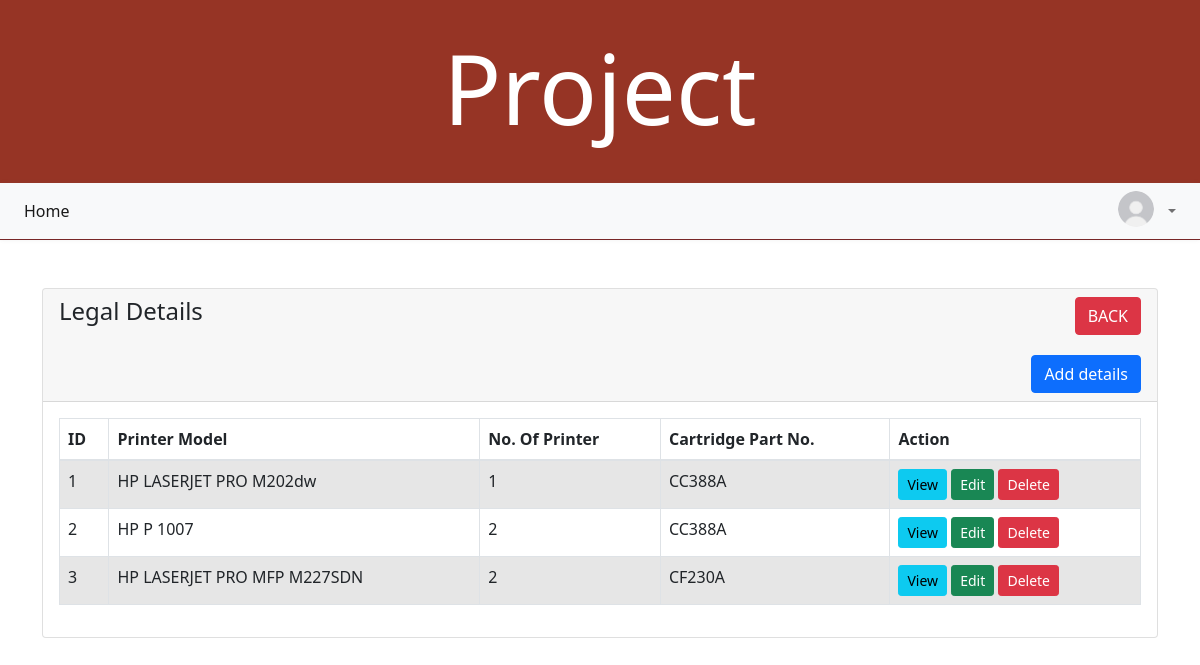
/legalindex.php, run on the app's committed database.
### tables this page shows
CREATE TABLE `legals` (
  `id` int(11) NOT NULL,
  `printer` varchar(190) NOT NULL,
  `number` varchar(191) NOT NULL,
  `part` varchar(191) NOT NULL,
  `issued` varchar(191) NOT NULL
);

### legalindex.php (the view, shortened to what this page needs)
<?php
    require 'sectiondbcon.php';
?>
<!DOCTYPE html>
<html>
    <head>
        <link rel="stylesheet" href="https://stackpath.bootstrapcdn.com/bootstrap/4.5.0/css/bootstrap.min.css">
    </head>
    <body>
      <div class="header">
        <h1 style="font-size:8vw;">Project</h1>
      </div>
      <nav class="navbar navbar-expand-xl navbar-light bg-light">
		<div class="navbar-nav">
       <a href="adminlogin.php" class="nav-item nav-link active" > <i class="fa fa-fw fa-home"></i> Home</a>
			</div>
		<div class="navbar-nav ml-auto">
			<div class="nav-item dropdown">
				<a href="#" data-toggle="dropdown" class="nav-link dropdown-toggle user-action"><img src="logopro.jpeg" class="avatar" alt="Avatar"> <?php  if (isset($_SESSION['user'])) : ?>
				<?php endif ?> <b class="caret"></b></a>
			</div>
		</div>
</nav>
<br>
    </body>
</html>
<!doctype html>
<html lang="en">
  <head>
    <link href="https://cdn.jsdelivr.net/npm/bootstrap@5.1.3/dist/css/bootstrap.min.css" rel="stylesheet">
</head>
<body>
    <div class="container mt-4">
        <div class="row">
            <div class="col-md-12">
                <div class="card">
                    <div class="card-header">
                        <h4>Legal Details
                        <a href="sectionindex.php" class="btn btn-danger float-end">BACK</a>
                        <br>
                        <br>
                        <a href="legal-create.php" class="btn btn-primary float-end">Add details</a>
                        </h4>
                    </div>
                    <div class="card-body">
                        <table class="table table-bordered table-striped">
                            <thead>
                                <tr>
                                    <th>ID</th>
                                    <th>Printer Model</th>
                                    <th>No. Of Printer</th>
                                    <th>Cartridge Part No.</th>
                                    <th>Action</th>
                                </tr>
                            </thead>
                            <tbody>
                                <?php
                                    $query = "SELECT * FROM legals";
                                    $query_run = mysqli_query($con, $query);
                                    if(mysqli_num_rows($query_run) > 0)
                                    {
                                        foreach($query_run as $data)
                                        {
                                            ?>
                                            <tr>
                                                <td><?= $data['id']; ?></td>
                                                <td><?= $data['printer']; ?></td>
                                                <td><?= $data['number']; ?></td>
                                                <td><?= $data['part']; ?></td>
                                                <td>
                                                    <a href="legal-view.php?id=<?= $data['id']; ?>" class="btn btn-info btn-sm">View</a>
                                                    <a href="legal-edit.php?id=<?= $data['id']; ?>" class="btn btn-success btn-sm">Edit</a>
                                                    <form action="legalcode.php" method="POST" class="d-inline">
                                                        <button type="submit" name="delete" value="<?=$data['id'];?>" class="btn btn-danger btn-sm">Delete</button>
                                                    </form>
                                                </td>
                                            </tr>
                                            <?php
                                        }
                                    }
                                    else
                                    {
                                        echo "<h5> No Record Found </h5>";
                                    }
                                ?>
                            </tbody>
                        </table>
                    </div>
                </div>
            </div>
        </div>
    </div>
</body>
</html>

### legalindex.php (style rules this page uses)
body { font-family: Arial; margin: 0; }
.header { padding: 30px; text-align: center; background: #963425; color: white; }
body { background: #d7d3d3; }
.navbar { background: rgb(79, 23, 23); padding-left: 16px; padding-right: 16px; border-bottom: 1px solid #782626; box-shadow: 0 0 4px rgba(109, 101, 101, 0.1); }
.nav-link img { border-radius: 50%; width: 36px; height: 36px; margin: -8px 0; float: left; margin-right: 10px; }

### data on the page
legals: id "1", printer "HP LASERJET PRO M202dw", number "1", part "CC388A"
legals: id "2", printer "HP P 1007", number "2", part "CC388A"
legals: id "3", printer "HP LASERJET PRO MFP M227SDN", number "2", part "CF230A"
